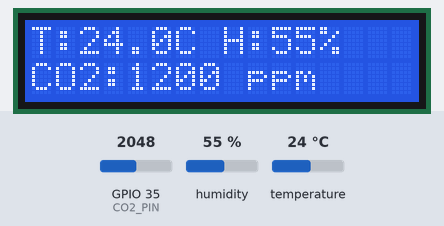
Bench run of a sketch on a simulated ESP32. Parts: 16×2 character LCD. The inputs (shaded band) are chosen by the test bench; at power-on: humidity 55 %, GPIO 35 (CO2_PIN) = 2048, temperature 24 °C (analog values on the 0–4095 scale). WiFi joins after 1.5 s; servers stay silent unless stated; what the sketch prints to the serial monitor is not drawn.

Above: at 2.7 s.
2.8 s: humidity set to 22 %
At 4.7 s:
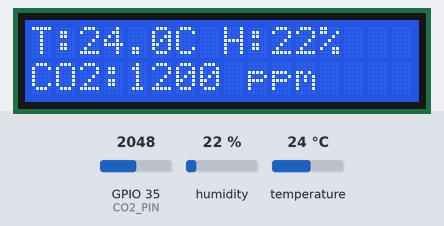
6.1 s: GPIO 35 (CO2_PIN) set to 2866
At 6.9 s:
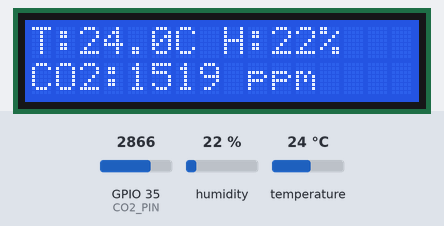
9.4 s: temperature set to 12 °C
At 12.5 s:
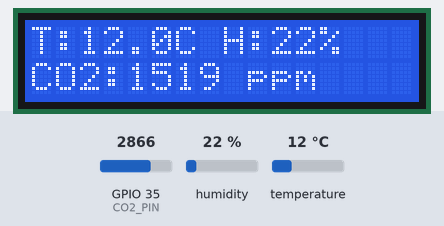
13.1 s: GPIO 35 (CO2_PIN) set to 3603
At 14.8 s:
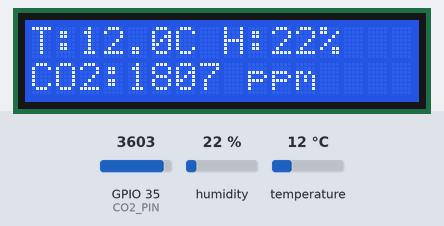
16.4 s: humidity set to 40 %
At 17.0 s:
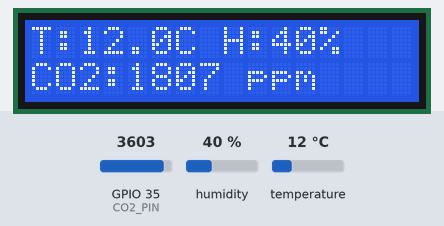
19.7 s: GPIO 35 (CO2_PIN) set to 4095
At 22.5 s:
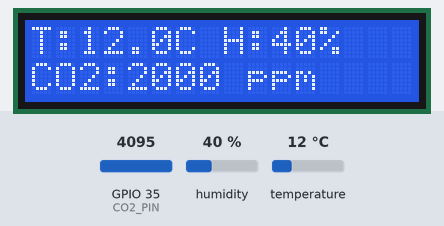
Timing chart, 0 to 24.0 s (numbered marks = the images above; inputs shaded):
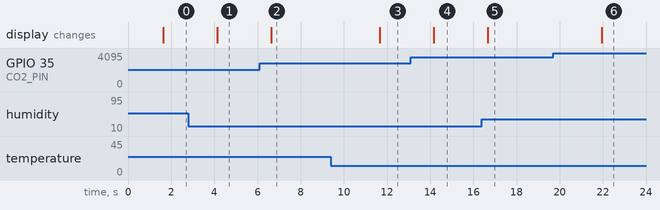

Measured:
- after the input at 2.8 s, the display: changes after 1.3 s (image 1)
- after the input at 6.1 s, the display: changes after 0.54 s (image 2)
- after the input at 9.4 s, the display: changes after 2.3 s (image 3)
- after the input at 13.1 s, the display: changes after 1.1 s (image 4)
- after the input at 16.4 s, the display: changes after 0.28 s (image 5)
- after the input at 19.7 s, the display: changes after 2.3 s (image 6)

The sketch:

sketch.ino
```cpp
/*
  UNIVERSIDAD NACIONAL ABIERTA Y A DISTANCIA - UNAD

  Curso: Proyecto de grado - 202016907
  Grupo: 104
  Estudiante: José Ricardo Castro González

  PROYECTO:
  Sistema de monitoreo y alerta de temperatura,
  humedad y concentración de CO2 en viviendas
  de Bogotá mediante ESP32 y plataforma ThingSpeak.

  DISPOSITIVO: ESP32
  ENTORNO DE SIMULACIÓN: Wokwi

  VARIABLES:
  1. Temperatura ambiental - DHT22
  2. Humedad relativa - DHT22
  3. Concentración de CO2 - Entrada analógica simulada

  PLATAFORMA: ThingSpeak
*/

#include <Arduino.h>
#include <DHTesp.h>
#include <WiFi.h>
#include <ThingSpeak.h>
#include <Wire.h>
#include <LiquidCrystal_I2C.h>
#include <math.h>

const int DHT_PIN = 13;
const int CO2_PIN = 35;

DHTesp dht;
LiquidCrystal_I2C lcd(0x27, 16, 2);
WiFiClient client;

const char* ssid = "Wokwi-GUEST";
const char* password = "";

const unsigned long CHANNEL_ID = 3588736;
const char* WRITE_API_KEY = "REEMPLAZAR_CON_WRITE_API_KEY";

float temperatura = NAN;
float humedad = NAN;
int co2 = 0;
bool dhtValido = false;

unsigned long ultimaLectura = 0;
unsigned long ultimoEnvio = 0;

const unsigned long intervaloLectura = 2500;
const unsigned long intervaloEnvio = 20000;

void conectarWiFi() {
  if (WiFi.status() == WL_CONNECTED) return;

  WiFi.mode(WIFI_STA);
  WiFi.begin(ssid, password, 6);

  Serial.print("Conectando a WiFi");
  unsigned long inicio = millis();

  while (WiFi.status() != WL_CONNECTED &&
         millis() - inicio < 15000) {
    delay(500);
    Serial.print(".");
  }

  Serial.println();

  if (WiFi.status() == WL_CONNECTED) {
    Serial.println("WiFi conectado correctamente");
    Serial.print("Direccion IP: ");
    Serial.println(WiFi.localIP());
  } else {
    Serial.println("Error de conexion WiFi");
  }
}

void leerVariables() {
  TempAndHumidity datos = dht.getTempAndHumidity();

  dhtValido = isfinite(datos.temperature) &&
              isfinite(datos.humidity);

  if (dhtValido) {
    temperatura = datos.temperature;
    humedad = datos.humidity;
  }

  int lecturaCO2 = analogRead(CO2_PIN);
  co2 = map(lecturaCO2, 0, 4095, 400, 2000);
  co2 = constrain(co2, 400, 2000);

  lcd.clear();
  lcd.setCursor(0, 0);

  if (dhtValido) {
    lcd.print("T:");
    lcd.print(temperatura, 1);
    lcd.print("C H:");
    lcd.print(humedad, 0);
    lcd.print("%");
  } else {
    lcd.print("Error DHT22");
  }

  lcd.setCursor(0, 1);
  lcd.print("CO2:");
  lcd.print(co2);
  lcd.print(" ppm");

  Serial.println("--------------------------------");

  if (dhtValido) {
    Serial.print("Temperatura: ");
    Serial.print(temperatura, 1);
    Serial.println(" C");

    Serial.print("Humedad relativa: ");
    Serial.print(humedad, 1);
    Serial.println(" %");
  } else {
    Serial.println("Error de lectura del DHT22");
  }

  Serial.print("CO2 simulado: ");
  Serial.print(co2);
  Serial.println(" ppm");
}

void enviarDatosThingSpeak() {
  if (!dhtValido) {
    Serial.println("No se envian datos: lectura DHT22 no valida");
    return;
  }

  if (WiFi.status() != WL_CONNECTED) {
    conectarWiFi();

    if (WiFi.status() != WL_CONNECTED) {
      Serial.println("No fue posible enviar los datos a ThingSpeak");
      return;
    }
  }

  ThingSpeak.setField(1, temperatura);
  ThingSpeak.setField(2, humedad);
  ThingSpeak.setField(3, co2);

  int respuesta = ThingSpeak.writeFields(CHANNEL_ID, WRITE_API_KEY);

  if (respuesta == 200) {
    Serial.println("Datos enviados correctamente a ThingSpeak");
  } else {
    Serial.print("Error al enviar datos a ThingSpeak. Codigo: ");
    Serial.println(respuesta);
  }
}

void setup() {
  Serial.begin(115200);
  analogReadResolution(12);

  dht.setup(DHT_PIN, DHTesp::DHT22);

  Wire.begin(21, 22);
  lcd.init();
  lcd.backlight();

  lcd.setCursor(0, 0);
  lcd.print("MONITOREO");
  lcd.setCursor(0, 1);
  lcd.print("AMBIENTAL");

  conectarWiFi();
  ThingSpeak.begin(client);

  ultimaLectura = millis() - intervaloLectura;
  ultimoEnvio = millis();

  Serial.println("Sistema de monitoreo iniciado");
}

void loop() {
  unsigned long ahora = millis();

  if (ahora - ultimaLectura >= intervaloLectura) {
    ultimaLectura = ahora;
    leerVariables();
  }

  if (ahora - ultimoEnvio >= intervaloEnvio) {
    ultimoEnvio = ahora;
    enviarDatosThingSpeak();
  }

  delay(20);
}
```
